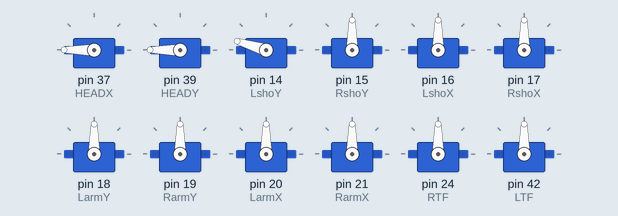
This sketch was run on a simulated Arduino Mega 2560, built with avr-gcc and run on an emulated ATmega2560. Parts: 12 × servo.

Above: at 0.05 s.
At 0.15 s:
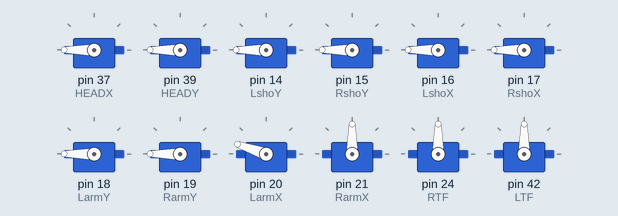
At 0.75 s:
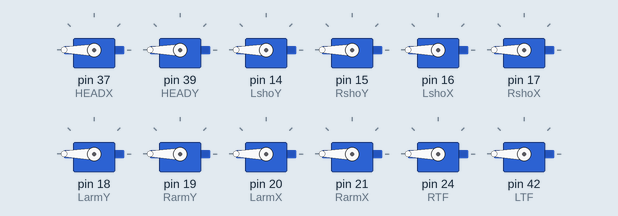
At 1.35 s:
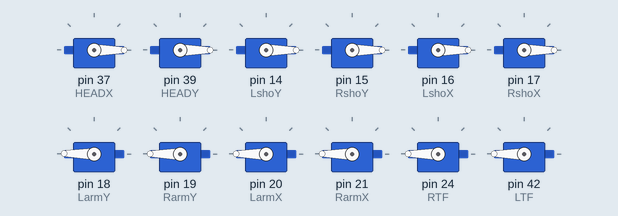
At 1.5 s:
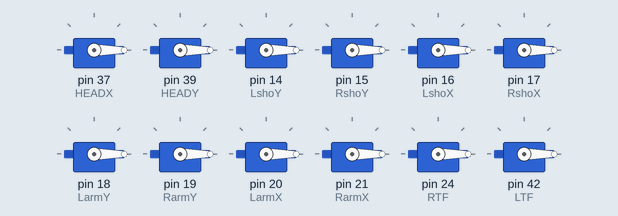
Timing chart, 0 to 3.5 s (numbered marks = the images above):
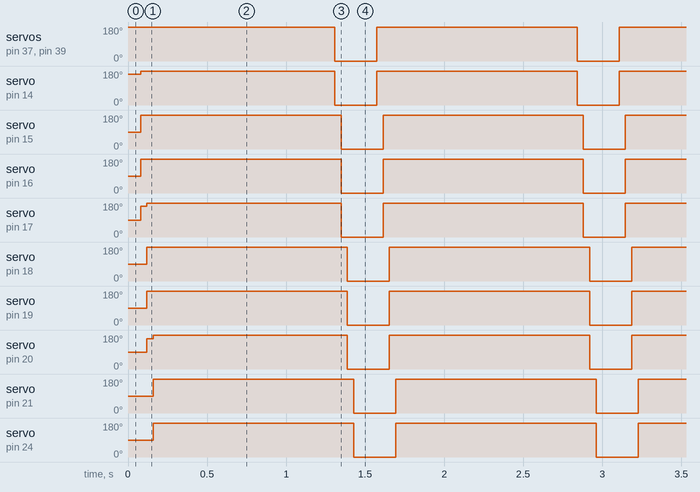

The sketch:

EAS-BOT_1.0_SERVO_TEST_.ino
```cpp
#include <Servo.h>

Servo RshoY, RshoX, RarmY, RarmX,
      LshoY, LshoX, LarmY, LarmX,
      RTF, RIF, RMF, RRF, RPF,
      LTF, LIF, LMF, LRF, LPF,
      HEADX, HEADY;

int pos1 = 0;
int pos2 = 90;
int pos3 = 0;
int pos4 = 90;
int pos5 = 0;
int pos6 = 90;
int pos7 = 0;
int pos8 = 90;
int pos9 = 0;
int pos10 = 90;
int pos11 = 0;
int pos12 = 90;
int pos13 = 0;
int pos14 = 90;
int pos15 = 0;
int pos16 = 90;
int pos17 = 0;
int pos18 = 90;
int pos19 = 0;
int pos20 = 90;

void setup() {
/*>>>>>>>>>>>>>>>Head<<<<<<<<<<<<<<<*/
                  HEADX.attach(37);
  HEADY.attach(39);
/*>>>>>>>>>>>>>>>ARM Joints<<<<<<<<<<<<<<<*/
  LshoY.attach(14);
                  RshoY.attach(15);
  LshoX.attach(16);
                  RshoX.attach(17);
  LarmY.attach(18);
                  RarmY.attach(19);
  LarmX.attach(20);
                  RarmX.attach(21);
/*>>>>>>>>>>>>>>>Fingers<<<<<<<<<<<<<<<*/
                  RTF.attach(24);
  LTF.attach(42);
                  RIF.attach(26);
  LIF.attach(44);
                  RMF.attach(28);
  LMF.attach(46);
                  RRF.attach(30);
  LRF.attach(48);
                  RPF.attach(34);
  LPF.attach(50);
}

void loop() {
  for (pos1 = 0; pos1 <= 180; pos1 += 1) {
    HEADX.write(pos1);
  }
//------------------------------------------
  for (pos2 = 0; pos2 <= 180; pos2 += 1) {
    HEADY.write(pos2);
  }
//------------------------------------------
  for (pos3 = 0; pos3 <= 180; pos3 += 1) {
    LshoY.write(pos3);
  }
//------------------------------------------
  for (pos4 = 0; pos4 <= 180; pos4 += 1) {
    RshoY.write(pos4);
  }
//------------------------------------------
  for (pos5 = 0; pos5 <= 180; pos5 += 1) {
    LshoX.write(pos5);
  }
//------------------------------------------
  for (pos6 = 0; pos6 <= 180; pos6 += 1) {
    RshoX.write(pos6);
  }
//------------------------------------------
  for (pos7 = 0; pos7 <= 180; pos7 += 1) {
    LarmY.write(pos7);
  }
//------------------------------------------
  for (pos8 = 0; pos8 <= 180; pos8 += 1) {
    RarmY.write(pos8);
  }
//------------------------------------------
  for (pos9 = 0; pos9 <= 180; pos9 += 1) {
    LarmX.write(pos9);
  }
//------------------------------------------
  for (pos10 = 0; pos10 <= 180; pos10 += 1) {
    RarmX.write(pos10);
  }
//------------------------------------------
  for (pos11 = 0; pos11 <= 180; pos11 += 1) {
    RTF.write(pos2);
  }
//------------------------------------------
  for (pos12 = 0; pos12 <= 180; pos12 += 1) {
    LTF.write(pos12);
  }
//------------------------------------------
  for (pos13 = 0; pos13 <= 180; pos13 += 1) {
    RIF.write(pos13);
  }
//------------------------------------------
  for (pos14 = 0; pos14 <= 180; pos14 += 1) {
    LIF.write(pos14);
  }
//------------------------------------------
  for (pos15 = 0; pos15 <= 180; pos15 += 1) {
    RMF.write(pos15);
  }
//------------------------------------------
  for (pos16 = 0; pos16 <= 180; pos16 += 1) {
    LMF.write(pos16);
  }
//------------------------------------------
  for (pos17 = 0; pos17 <= 180; pos17 += 1) {
    RRF.write(pos17);
  }
//------------------------------------------
  for (pos18 = 0; pos18 <= 180; pos18 += 1) {
    LRF.write(pos18);
  }
//------------------------------------------
  for (pos19 = 0; pos19 <= 180; pos19 += 1) {
    RPF.write(pos19);
  }
//------------------------------------------
  for (pos20 = 0; pos20 <= 180; pos20 += 1) {
    LPF.write(pos20);
  }
 delay(1000);

//------------------------------------------
  for (pos1 = 180; pos1 >= 0; pos1 -= 1) {
    HEADX.write(pos1);
  }
//------------------------------------------
  for (pos2 = 180; pos2 >= 0; pos2 -= 1) {
    HEADY.write(pos2);
  }
//------------------------------------------
  for (pos3 = 180; pos3 >= 0; pos3 -= 1) {
    LshoY.write(pos3);
  }
//------------------------------------------
  for (pos4 = 180; pos4 >= 0; pos4 -= 1) {
    RshoY.write(pos4);
  }
//------------------------------------------
  for (pos5 = 180; pos5 >= 0; pos5 -= 1) {
    LshoX.write(pos5);
  }
//------------------------------------------
  for (pos6 = 180; pos6 >= 0; pos6 -= 1) {
    RshoX.write(pos6);
  }
//------------------------------------------
  for (pos7 = 180; pos7 >= 0; pos7 -= 1) {
    LarmY.write(pos7);;
  }
//------------------------------------------
  for (pos8 = 180; pos8 >= 0; pos8 -= 1) {
    RarmY.write(pos8);
  }
//------------------------------------------
  for (pos9 = 180; pos9 >= 0; pos9 -= 1) {
    LarmX.write(pos2);
  }
//------------------------------------------
  for (pos10 = 180; pos10 >= 0; pos10 -= 1) {
    RarmX.write(pos10);
  }
//------------------------------------------
  for (pos11 = 180; pos11 >= 0; pos11 -= 1) {
    RTF.write(pos11);
  }
//------------------------------------------
  for (pos12 = 180; pos12 >= 0; pos12 -= 1) {
    LTF.write(pos12);
  }
//------------------------------------------
  for (pos13 = 180; pos13 >= 0; pos13 -= 1) {
    RIF.write(pos13);
  }
//------------------------------------------
  for (pos14 = 180; pos14 >= 0; pos14 -= 1) {
    LIF.write(pos14);
  }
//------------------------------------------
  for (pos15 = 180; pos15 >= 0; pos15 -= 1) {
    RMF.write(pos15);
  }
//------------------------------------------
  for (pos16 = 180; pos16 >= 0; pos16 -= 1) {
    LMF.write(pos16);
  }
//------------------------------------------
  for (pos17 = 180; pos17 >= 0; pos17 -= 1) {
    RRF.write(pos17);
  }
//------------------------------------------
  for (pos18 = 180; pos18 >= 0; pos18 -= 1) {
    LRF.write(pos18);
  }
//------------------------------------------
  for (pos19 = 180; pos19 >= 0; pos19 -= 1) {
    RPF.write(pos19);
  }
//------------------------------------------
  for (pos20 = 180; pos20 >= 0; pos20 -= 1) {
    LPF.write(pos20);
  }
 }
```

Measured:
- by itself, servo on pin 15 (RshoY), servo on pin 18 (LarmY): repeats every 1.5 s: 179° 0.04 s, 0° 0.27 s, 180° 1.2 s
- by itself, servo on pin 17 (RshoX): repeats every 1.5 s: 180° 1.2 s, 0° 0.27 s, 179° 0.04 s
- by itself, servo on pin 20 (LarmX), servo on pin 42 (LTF): repeats every 1.5 s: 180° 1.2 s, 0° 0.27 s, 178° 0.04 s
- by itself, servo on pin 21 (RarmX): repeats every 1.5 s: 178° 0.04 s, 0° 0.27 s, 180° 1.2 s
- by itself, servo on pin 37 (HEADX), servo on pin 39 (HEADY), servo on pin 14 (LshoY), servo on pin 16 (LshoX), servo on pin 19 (RarmY), servo on pin 24 (RTF): alternates 180° for 1.3 s and 0° for 0.27 s
